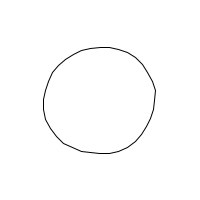
Frame 1 (no input)
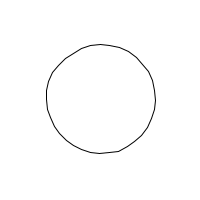
Frame 60 (the mouse pressed at the canvas centre just before this capture)
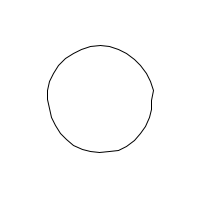
Frame 120 (the mouse held since frame 60 and released just before this capture)

The Processing sketch that drew these frames (run headless with seeded random() and noise(); from frame 60 on, the mouse is pressed at the canvas centre):

// Processing sketch: processing_169775
// ── processing_169775.pde

float r_noise = noise(random(10));

void setup() {
  size(200, 200);
  // noLoop();
}

void draw() {
  translate(width/2, height/2);
  background(255);
  //point(0, 0);
  int count = 36;
  
  beginShape();
  for (int i = 0; i < count; i++) {
    float r = 50.0 + 10.0*noise(r_noise);
    float x = r*cos(TWO_PI/count*i);
    float y = r*sin(TWO_PI/count*i);
    vertex(x, y);
    r_noise+=0.1;
  }
  endShape(CLOSE);
}
